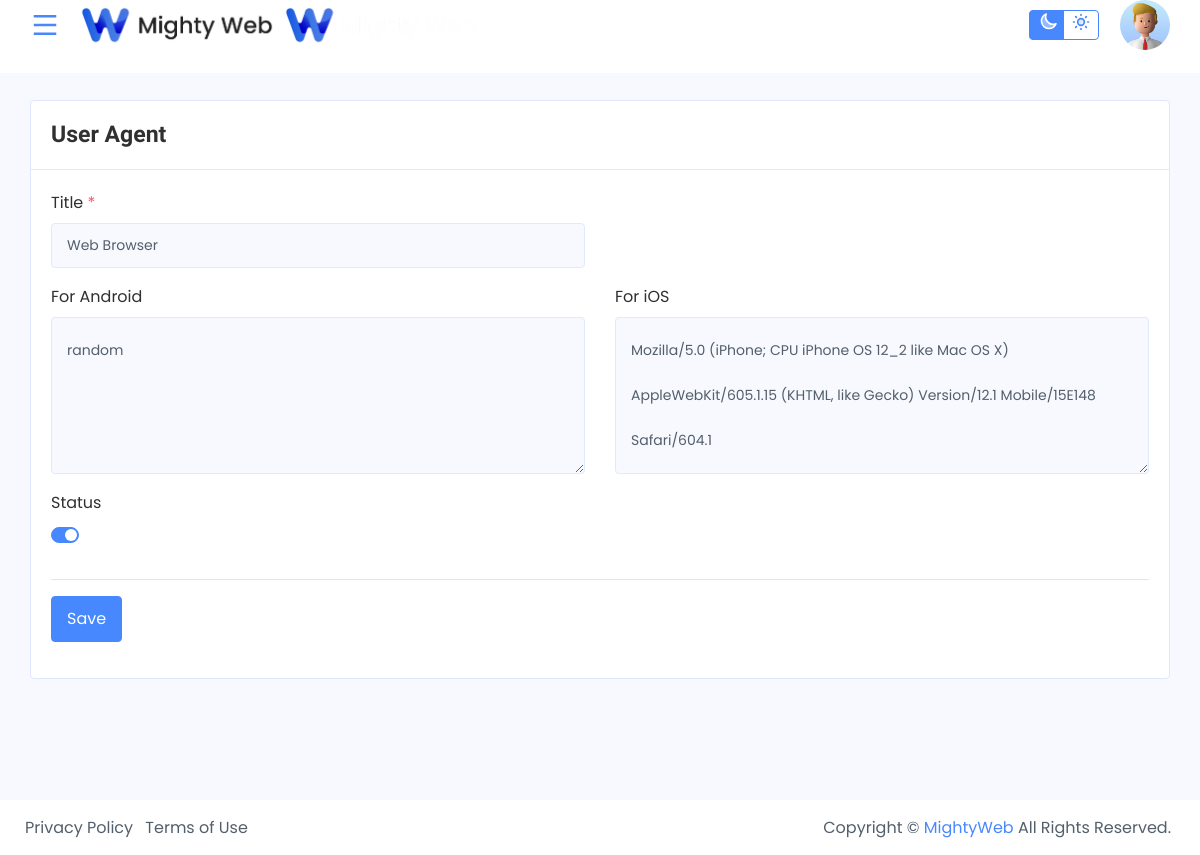
Screenshot of /view/index.php?page=useragent_create&id=1 (signed in) with the database file from the repository.
### tables this page shows
CREATE TABLE `user_agent` (
  `id` int unsigned NOT NULL AUTO_INCREMENT,
  `title` varchar(255) DEFAULT NULL,
  `android` text,
  `ios` text,
  `status` tinyint DEFAULT '0',
  PRIMARY KEY (`id`)
);

### view/useragent/create.php (the view, shortened to what this page needs)
<?php
require_once("../configuration/connection.php");
    $id = isset($_GET) && isset($_GET['id']) ? $_GET['id'] : null;
    $query = "SELECT * FROM `user_agent` WHERE `id` = '".$id."' ";
    $result = mysqli_query($mysqli,$query) or die(mysqli_error($mysqli));
    if(mysqli_num_rows($result) > 0){
        $row = mysqli_fetch_array($result);
    }else {
        $row = null;
    }
?>
<div class="container-fluid">
    <div class="row">
        <div class="col-xl-12 col-lg-12">
            <div class="card">
                <div class="card-header d-flex justify-content-between">
                    <div class="header-title">
                        <h4 class="card-title">User Agent</h4>
                    </div>
                </div>
                <div class="card-body">
                    <div class="new-user-info">
                        <form method="post"  action="./useragent/save.php">
                            <div class="row">
                                <div class="form-group col-md-6">
                                    <label for="title" class="form-label">Title <span class="text-danger">*</span></label>
                                    <input type="text" class="form-control" name="title" id="title" value ="<?= isset($row) && isset($row['title'])  ? $row['title'] : '' ?>" placeholder="Enter title" required>
                                </div>
                                <div class="form-group col-md-6">
                                </div>
                                <div class="form-group col-md-6">
                                    <label for="android" class="form-label">For Android</label>
                                    <textarea class="form-control" id="android" name="android" placeholder="Enter Android" rows="3" ><?= isset($row) && isset($row['android'])  ? $row['android'] : '' ?></textarea>
                                </div>
                                <div class="form-group col-md-6">
                                    <label for="ios" class="form-label">For iOS</label>
                                    <textarea class="form-control" id="ios" name="ios" placeholder="Enter iOS" rows="3" ><?= isset($row) && isset($row['ios'])  ? $row['ios'] : '' ?></textarea>
                                </div>
                                <div class="form-group col-md-6">
                                    <label>Status </label>
                                    <div class="custom-control custom-switch">
                                    </div>
                                </div>
                            </div>
                            <hr>
                            <input type="submit" class="btn btn-primary" value="Save">
                        </form>
                    </div>
                </div>
            </div>
        </div>
    </div>
</div>

### rows the page displays
user_agent: title "Web Browser", android "random", ios "Mozilla/5.0 (iPhone; CPU iPhone OS 12_2 like Mac OS X) AppleWebKit/605.1.15 (KHTML, like Gecko) Version/12.1 Mobile/15E148 Safari/604.1"
